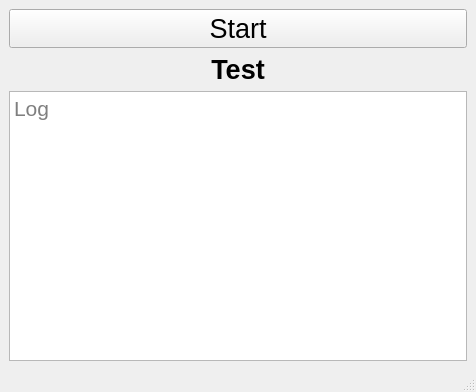
<?xml version="1.0" encoding="UTF-8"?>
<ui version="4.0">
 <class>MainWindow</class>
 <widget class="QMainWindow" name="MainWindow">
  <property name="geometry">
   <rect>
    <x>0</x>
    <y>0</y>
    <width>476</width>
    <height>392</height>
   </rect>
  </property>
  <property name="windowTitle">
   <string>MainWindow</string>
  </property>
  <widget class="QWidget" name="centralwidget">
   <layout class="QGridLayout" name="gridLayout_2">
    <item row="0" column="0">
     <layout class="QGridLayout" name="gridLayout">
      <item row="1" column="0" colspan="2">
       <widget class="QPushButton" name="pushButton">
        <property name="font">
         <font>
          <pointsize>20</pointsize>
         </font>
        </property>
        <property name="text">
         <string>Start</string>
        </property>
       </widget>
      </item>
      <item row="5" column="0" colspan="2">
       <widget class="QTextEdit" name="textEdit">
        <property name="font">
         <font>
          <pointsize>16</pointsize>
         </font>
        </property>
        <property name="placeholderText">
         <string>Log</string>
        </property>
       </widget>
      </item>
      <item row="2" column="0" colspan="2">
       <widget class="QLabel" name="label">
        <property name="font">
         <font>
          <pointsize>20</pointsize>
          <weight>75</weight>
          <bold>true</bold>
         </font>
        </property>
        <property name="layoutDirection">
         <enum>Qt::LeftToRight</enum>
        </property>
        <property name="text">
         <string>Test</string>
        </property>
        <property name="alignment">
         <set>Qt::AlignCenter</set>
        </property>
       </widget>
      </item>
     </layout>
    </item>
   </layout>
  </widget>
  <widget class="QStatusBar" name="statusbar"/>
 </widget>
 <resources/>
 <connections/>
</ui>
